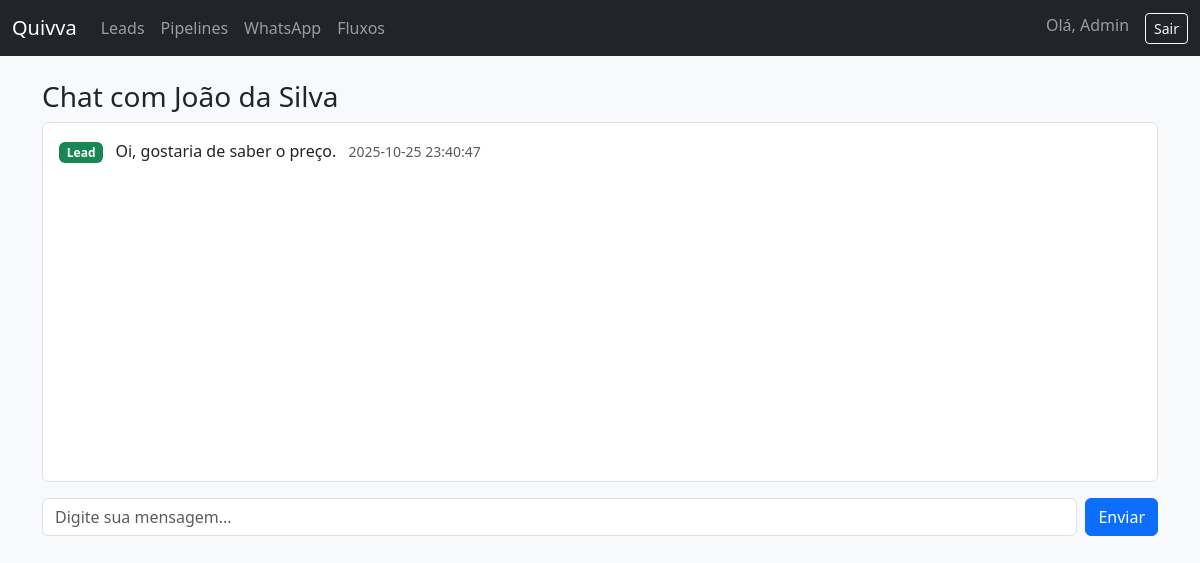
Screenshot of /chat/index/1 (signed in) with the database file from the repository.
### tables this page shows
CREATE TABLE IF NOT EXISTS leads (
  id INT AUTO_INCREMENT PRIMARY KEY,
  company_id INT NOT NULL,
  user_id INT NULL,
  name VARCHAR(150) NOT NULL,
  phone VARCHAR(40),
  email VARCHAR(150),
  stage VARCHAR(60) DEFAULT 'Novo',
  source VARCHAR(60),
  created_at TIMESTAMP DEFAULT CURRENT_TIMESTAMP,
  FOREIGN KEY (company_id) REFERENCES companies(id) ON DELETE CASCADE,
  FOREIGN KEY (user_id) REFERENCES users(id) ON DELETE SET NULL
);

CREATE TABLE IF NOT EXISTS messages (
  id INT AUTO_INCREMENT PRIMARY KEY,
  lead_id INT NOT NULL,
  sender ENUM('lead','system','user') NOT NULL,
  message TEXT NOT NULL,
  created_at TIMESTAMP DEFAULT CURRENT_TIMESTAMP,
  FOREIGN KEY (lead_id) REFERENCES leads(id) ON DELETE CASCADE
);

### app/core/Controller.php (called while the page is built, shortened)
<?php
class Controller
{
    protected function view(string $view, array $data = []): void
    {
        $viewFile = __DIR__ . '/../views/' . $view . '.php';
        extract($data, EXTR_SKIP);
        require __DIR__ . '/../views/partials/header.php';
        require $viewFile;
        require __DIR__ . '/../views/partials/footer.php';
    }
}

### app/controllers/ChatController.php (called while the page is built, shortened)
<?php
class ChatController extends Controller
{
    public function index($lead_id): void
    {
        $leadModel = new Lead();
        $messageModel = new Message();
        $lead = $leadModel->find((int)$lead_id);
        $messages = $messageModel->all(['lead_id' => (int)$lead_id], 'created_at ASC');
        $this->view('chat/index', ['lead' => $lead, 'messages' => $messages]);
    }
}

### app/core/App.php (called while the page is built, shortened)
<?php
class App
{
    public function run(): void
    {
        $uri = parse_url($_SERVER['REQUEST_URI'], PHP_URL_PATH) ?: '/';
        $uri = trim($uri, '/');
        $segments = explode('/', $uri);
        $method = $segments[1] ?? 'index';
        $params = array_slice($segments, 2);
        $controller = new $controllerClass();
        try {
            call_user_func_array([$controller, $method], $params);
        } catch (Exception $e) {
            http_response_code(500);
            echo 'Application error: ' . htmlspecialchars($e->getMessage());
        }
    }
}

### public/index.php (called while the page is built, shortened)
<?php
$app = new App();
$app->run();

### index.php (called while the page is built)
<?php
require __DIR__ . '/public/index.php';

### config/config.php (called while the page is built)
<?php
$env = getenv('APP_ENV') ?: getenv('QUIVVA_ENV') ?: 'development';
$isProd = in_array(strtolower($env), ['prod', 'production'], true);
$envVal = function (array $keys, $default = null) {
    foreach ($keys as $k) {
        $v = getenv($k);
        if ($v !== false && $v !== '') return $v;
    }
    return $default;
};
$db = [
    'host' => $envVal($isProd ? ['QUIVVA_DB_HOST_PROD', 'QUIVVA_DB_HOST'] : ['QUIVVA_DB_HOST_DEV', 'QUIVVA_DB_HOST'], $isProd ? '127.0.0.1' : '127.0.0.1'),
    'port' => $envVal($isProd ? ['QUIVVA_DB_PORT_PROD', 'QUIVVA_DB_PORT'] : ['QUIVVA_DB_PORT_DEV', 'QUIVVA_DB_PORT'], '3306'),
    'name' => $envVal($isProd ? ['QUIVVA_DB_NAME_PROD', 'QUIVVA_DB_NAME'] : ['QUIVVA_DB_NAME_DEV', 'QUIVVA_DB_NAME'], 'quivva'),
    'user' => $envVal($isProd ? ['QUIVVA_DB_USER_PROD', 'QUIVVA_DB_USER'] : ['QUIVVA_DB_USER_DEV', 'QUIVVA_DB_USER'], $isProd ? 'root' : 'root'),
    'pass' => $envVal($isProd ? ['QUIVVA_DB_PASS_PROD', 'QUIVVA_DB_PASS'] : ['QUIVVA_DB_PASS_DEV', 'QUIVVA_DB_PASS'], $isProd ? '' : ''),
    'charset' => 'utf8mb4',
];
$baseUrl = $envVal($isProd ? ['QUIVVA_BASE_URL_PROD', 'QUIVVA_BASE_URL'] : ['QUIVVA_BASE_URL_DEV', 'QUIVVA_BASE_URL'], '/');
return [
    'app_name' => 'Quivva',
    'env' => $isProd ? 'production' : 'development',
    'base_url' => $baseUrl,
    'db' => $db,
    'security' => [
        'csrf_key' => $envVal(['QUIVVA_CSRF_KEY'], 'change_this_csrf_key'),
    ],
];

### app/core/Database.php (called while the page is built, shortened)
<?php
class Database
{
    private static ?PDO $instance = null;
    public static function getInstance(): PDO
    {
        if (self::$instance === null) {
            $config = require __DIR__ . '/../../config/config.php';
            $db = $config['db'];
            $dsn = sprintf('mysql:host=%s;port=%s;dbname=%s;charset=%s', $db['host'], $db['port'], $db['name'], $db['charset']);
            $options = [
                PDO::ATTR_ERRMODE => PDO::ERRMODE_EXCEPTION,
                PDO::ATTR_DEFAULT_FETCH_MODE => PDO::FETCH_ASSOC,
                PDO::ATTR_EMULATE_PREPARES => false,
            ];
            try {
                self::$instance = new PDO($dsn, $db['user'], $db['pass'], $options);
            } catch (PDOException $e) {
                die('Database connection failed: ' . $e->getMessage());
            }
        }
        return self::$instance;
    }
}

### app/core/Model.php (called while the page is built, shortened)
<?php
abstract class Model
{
    protected PDO $db;
    protected string $table;
    protected string $primaryKey = 'id';
    public function __construct()
    {
        $this->db = Database::getInstance();
    }
    public function find($id): ?array
    {
        $stmt = $this->db->prepare("SELECT * FROM {$this->table} WHERE {$this->primaryKey} = :id LIMIT 1");
        $stmt->execute(['id' => $id]);
        $row = $stmt->fetch();
        return $row ?: null;
    }
    public function all(array $where = [], string $order = ''): array
    {
        $sql = "SELECT * FROM {$this->table}";
        $params = [];
        if ($where) {
            $clauses = [];
            foreach ($where as $k => $v) {
                $clauses[] = "$k = :$k";
                $params[$k] = $v;
            }
            $sql .= ' WHERE ' . implode(' AND ', $clauses);
        }
        if ($order) {
            $sql .= ' ORDER BY ' . $order;
        }
        $stmt = $this->db->prepare($sql);
        $stmt->execute($params);
        return $stmt->fetchAll();
    }
}

### app/views/chat/index.php (the view, shortened to what this page needs)
<h3>Chat com <?= htmlspecialchars($lead['name']) ?></h3>
<div id="chat-box" class="border rounded p-3 mb-3 chat-box" data-lead-id="<?= (int)$lead['id'] ?>">
  <?php foreach (($messages ?? []) as $m): ?>
    <div class="mb-2">
      <span class="badge bg-<?= $m['sender']==='user'?'primary':($m['sender']==='system'?'secondary':'success') ?>">
        <?= htmlspecialchars(ucfirst($m['sender'])) ?>
      </span>
      <span class="ms-2"><?= nl2br(htmlspecialchars($m['message'])) ?></span>
      <small class="text-muted ms-2"><?= htmlspecialchars($m['created_at']) ?></small>
    </div>
  <?php endforeach; ?>
</div>
<form id="chat-form" class="d-flex gap-2" method="post" action="/chat/send" onsubmit="return false;">
  <input id="chat-input" class="form-control" type="text" name="message" placeholder="Digite sua mensagem..." required>
  <button id="chat-send" class="btn btn-primary" type="submit">Enviar</button>
</form>

### public/assets/css/app.css (style rules this page uses)
body { background-color: #f8f9fa; }
.chat-box { height: 360px; overflow-y: auto; background: #fff; }

### rows the page displays
leads: name "João da Silva"
messages: sender "Lead", message "Oi, gostaria de saber o preço.", created_at "2025-10-25 23:40:47"

### other values shown
$u['name'] "Admin"
